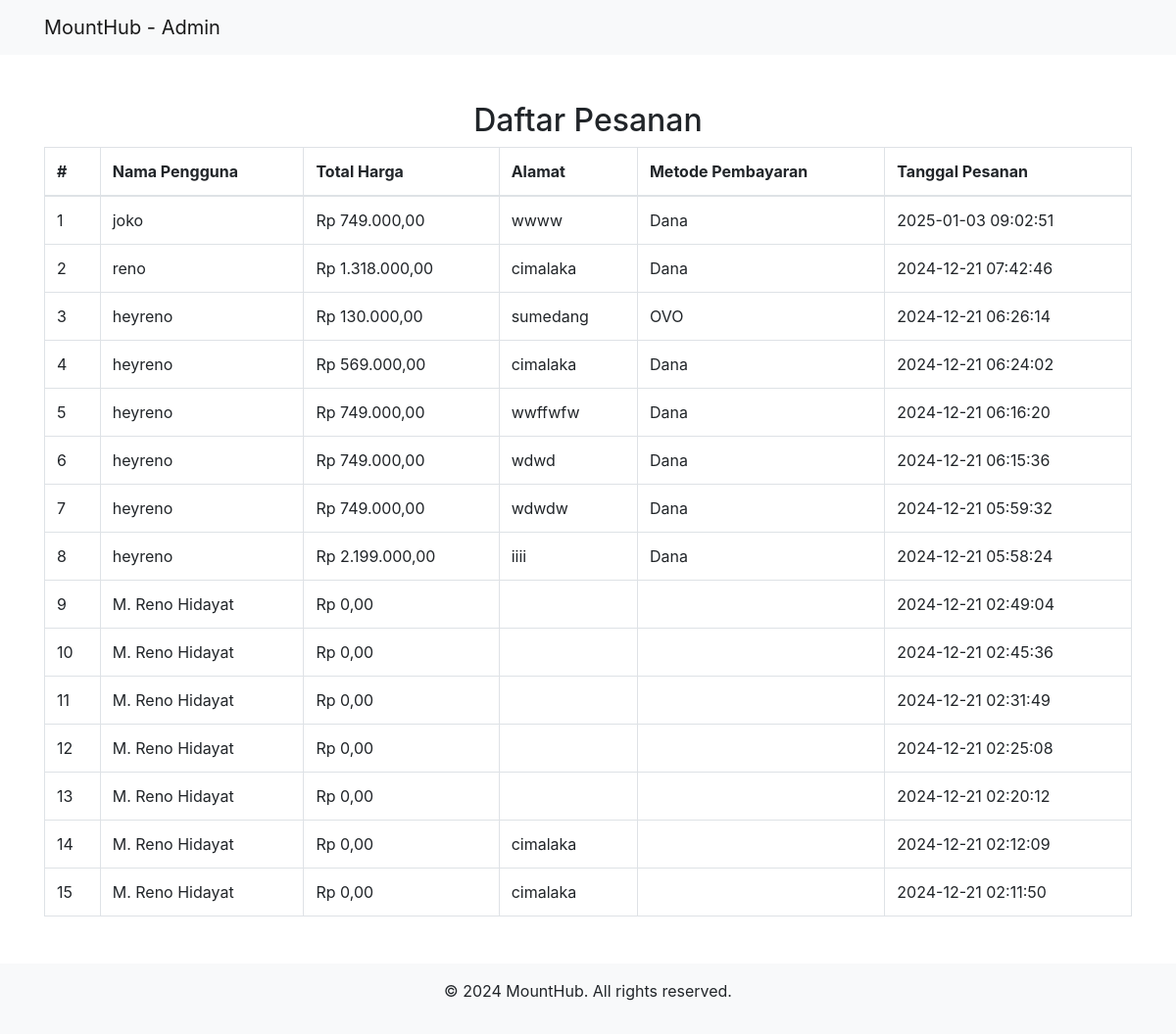
/info-order.php (signed in), run on the app's committed database.
### tables this page shows
CREATE TABLE `orders` (
  `id` int(11) NOT NULL,
  `user_id` int(11) NOT NULL,
  `address` text NOT NULL,
  `payment_method` varchar(255) NOT NULL,
  `total_price` decimal(10,2) NOT NULL,
  `total` decimal(10,2) NOT NULL,
  `status` varchar(50) NOT NULL,
  `created_at` timestamp NOT NULL DEFAULT current_timestamp(),
  `order_date` datetime DEFAULT current_timestamp(),
  `customer_id` int(11) NOT NULL
);

CREATE TABLE `users` (
  `id` int(11) NOT NULL,
  `name` varchar(255) NOT NULL,
  `email` varchar(255) NOT NULL,
  `password` varchar(255) DEFAULT NULL,
  `oauth_provider` enum('local','google') DEFAULT 'local',
  `profile_picture` varchar(255) DEFAULT NULL,
  `bio` text DEFAULT NULL,
  `info` text DEFAULT NULL,
  `role` enum('admin','user') NOT NULL DEFAULT 'user',
  `address` text DEFAULT NULL,
  `phone` varchar(20) DEFAULT NULL,
  `city` varchar(100) DEFAULT NULL,
  `postal_code` varchar(10) DEFAULT NULL
);

### info-order.php (the view, shortened to what this page needs)
<?php
require 'config.php';
try {
    $query = "
        SELECT
            orders.id AS order_id,
            users.name AS user_name,
            orders.total_price,
            orders.address,
            orders.payment_method,
            orders.created_at
        FROM orders
        JOIN users ON orders.user_id = users.id
        ORDER BY orders.created_at DESC
    ";
    $stmt = $conn->prepare($query);
    $stmt->execute();
    $orders = $stmt->fetchAll(PDO::FETCH_ASSOC);
} catch (PDOException $e) {
    echo "<p class='text-danger'>Error loading orders: " . htmlspecialchars($e->getMessage()) . "</p>";
}
?>
<!DOCTYPE html>
<html lang="en">
<head>
    <link rel="stylesheet" href="https://stackpath.bootstrapcdn.com/bootstrap/4.1.3/css/bootstrap.min.css">
</head>
<body>
    <nav class="navbar navbar-expand-lg navbar-light bg-light">
        <div class="container">
            <a class="navbar-brand" href="home.php">MountHub - Admin</a>
        </div>
    </nav>
    <div class="container my-5">
        <h2 class="text-center">Daftar Pesanan</h2>
        <table class="table table-bordered">
            <thead>
                <tr>
                    <th>#</th>
                    <th>Nama Pengguna</th>
                    <th>Total Harga</th>
                    <th>Alamat</th>
                    <th>Metode Pembayaran</th>
                    <th>Tanggal Pesanan</th>
                </tr>
            </thead>
            <tbody>
                <?php if (!empty($orders)): ?>
                    <?php foreach ($orders as $index => $order): ?>
                        <tr>
                            <td><?= htmlspecialchars($index + 1); ?></td>
                            <td><?= htmlspecialchars($order['user_name']); ?></td>
                            <td>Rp <?= number_format($order['total_price'], 2, ',', '.'); ?></td>
                            <td><?= htmlspecialchars($order['address']); ?></td>
                            <td><?= htmlspecialchars($order['payment_method']); ?></td>
                            <td><?= htmlspecialchars($order['created_at']); ?></td>
                        </tr>
                    <?php endforeach; ?>
                <?php else: ?>
                    <tr>
                        <td colspan="6" class="text-center">Tidak ada pesanan.</td>
                    </tr>
                <?php endif; ?>
            </tbody>
        </table>
    </div>
    <footer class="bg-light text-center py-3">
        <p>&copy; 2024 MountHub. All rights reserved.</p>
    </footer>
</body>
</html>

### data on the page
orders: user.name "joko", total_price "749.000,00", address "wwww", payment_method "Dana", created_at "2025-01-03 09:02:51"
orders: user.name "reno", total_price "1.318.000,00", address "cimalaka", payment_method "Dana", created_at "2024-12-21 07:42:46"
orders: user.name "heyreno", total_price "130.000,00", address "sumedang", payment_method "OVO", created_at "2024-12-21 06:26:14"
orders: user.name "heyreno", total_price "569.000,00", address "cimalaka", payment_method "Dana", created_at "2024-12-21 06:24:02"
orders: user.name "heyreno", total_price "749.000,00", address "wwffwfw", payment_method "Dana", created_at "2024-12-21 06:16:20"
orders: user.name "heyreno", total_price "749.000,00", address "wdwd", payment_method "Dana", created_at "2024-12-21 06:15:36"
orders: user.name "heyreno", total_price "749.000,00", address "wdwdw", payment_method "Dana", created_at "2024-12-21 05:59:32"
orders: user.name "heyreno", total_price "2.199.000,00", address "iiii", payment_method "Dana", created_at "2024-12-21 05:58:24"
orders: user.name "M. Reno Hidayat", total_price "0,00", created_at "2024-12-21 02:49:04"
orders: user.name "M. Reno Hidayat", total_price "0,00", created_at "2024-12-21 02:45:36"
orders: user.name "M. Reno Hidayat", total_price "0,00", created_at "2024-12-21 02:31:49"
orders: user.name "M. Reno Hidayat", total_price "0,00", created_at "2024-12-21 02:25:08"
orders: user.name "M. Reno Hidayat", total_price "0,00", created_at "2024-12-21 02:20:12"
orders: user.name "M. Reno Hidayat", total_price "0,00", address "cimalaka", created_at "2024-12-21 02:12:09"
orders: user.name "M. Reno Hidayat", total_price "0,00", address "cimalaka", created_at "2024-12-21 02:11:50"
